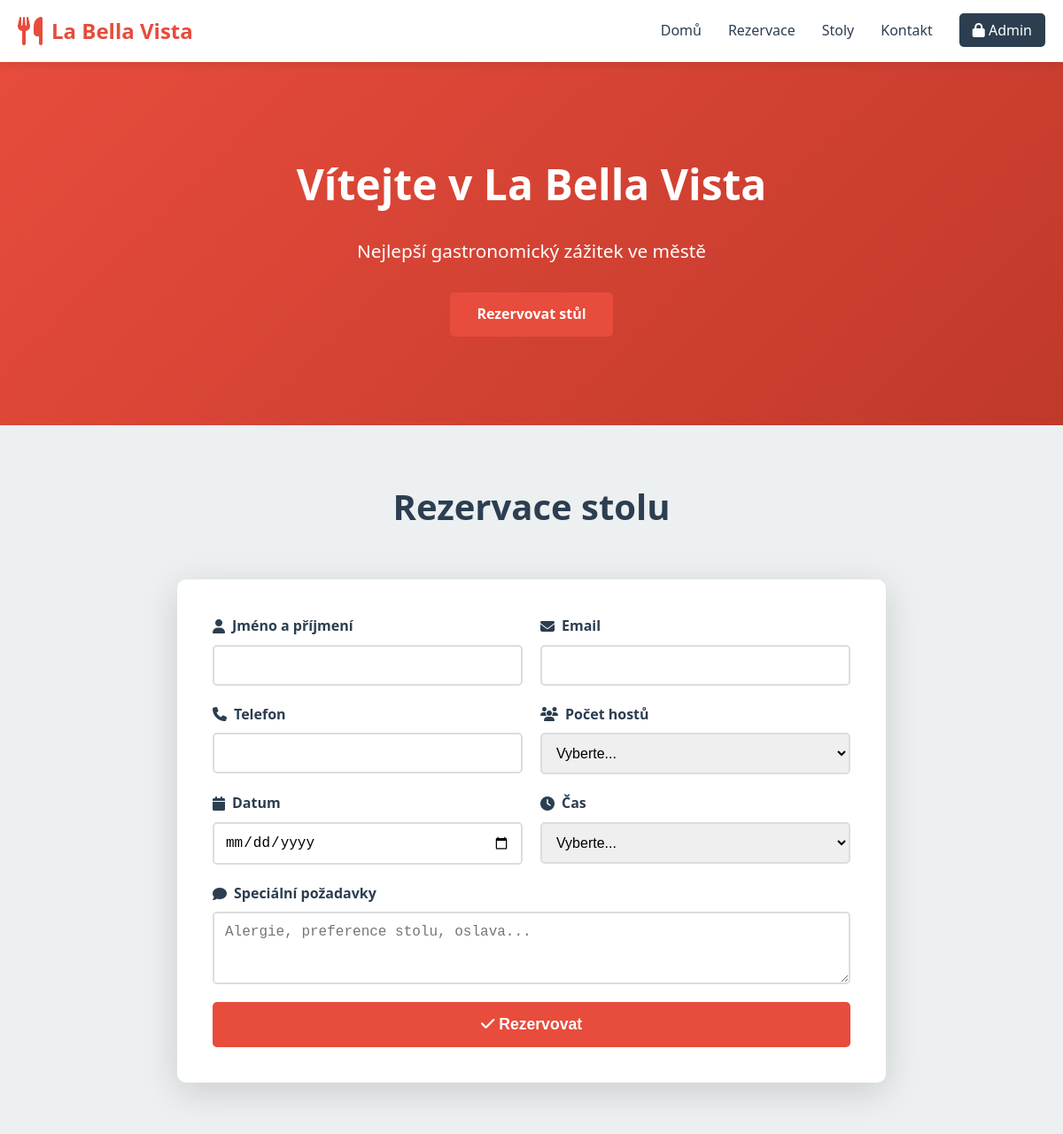
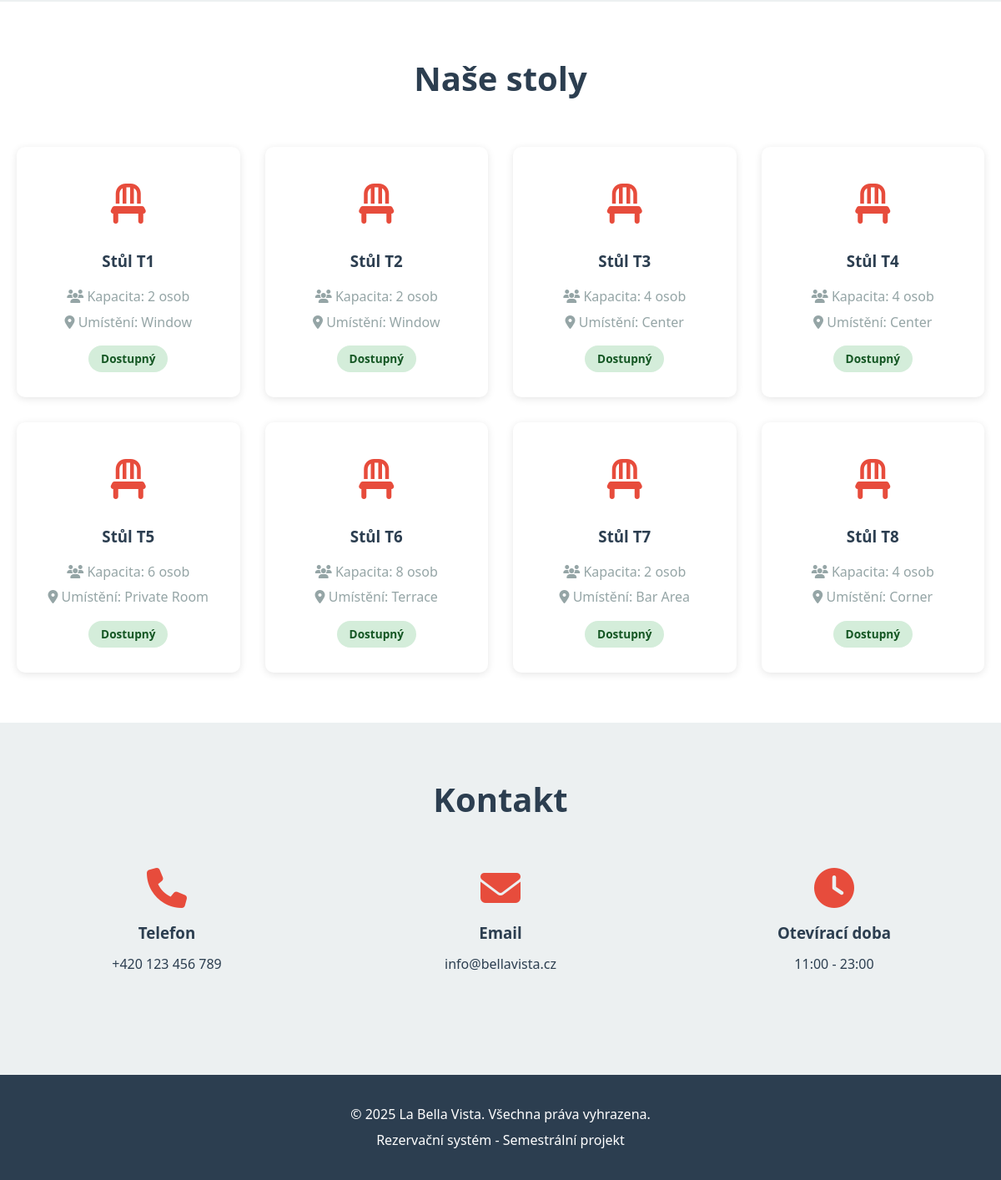
The page / on the database its author committed (2 pictures, top to bottom).
### tables this page shows
CREATE TABLE IF NOT EXISTS tables (
    id INT AUTO_INCREMENT PRIMARY KEY,
    table_number VARCHAR(10) NOT NULL UNIQUE,
    capacity INT NOT NULL,
    location VARCHAR(50),
    status ENUM('available', 'reserved', 'occupied') DEFAULT 'available',
    created_at TIMESTAMP DEFAULT CURRENT_TIMESTAMP
);

### config/config.php (called while the page is built, shortened)
<?php
require_once __DIR__ . '/database.php';
spl_autoload_register(function ($class) {
    $paths = [
        __DIR__ . '/../src/Models/',
        __DIR__ . '/../src/Controllers/',
    ];
    foreach ($paths as $path) {
        $file = $path . $class . '.php';
        if (file_exists($file)) {
            break;
        }
    }
});

### config/database.php (called while the page is built, shortened)
<?php
class Database {
    private static $instance = null;
    private $connection;
    private function __construct() {
        try {
            $dsn = "mysql:host=" . DB_HOST . ";dbname=" . DB_NAME . ";charset=" . DB_CHARSET;
            $options = [
                PDO::ATTR_ERRMODE => PDO::ERRMODE_EXCEPTION,
                PDO::ATTR_DEFAULT_FETCH_MODE => PDO::FETCH_ASSOC,
                PDO::ATTR_EMULATE_PREPARES => false,
            ];
            $this->connection = new PDO($dsn, DB_USER, DB_PASS, $options);
        } catch (PDOException $e) {
            die("Connection failed: " . $e->getMessage());
        }
    }
    public static function getInstance() {
        if (self::$instance === null) {
            self::$instance = new self();
        }
        return self::$instance;
    }
    public function getConnection() {
        return $this->connection;
    }
}

### src/Models/Table.php (called while the page is built, shortened)
<?php
class Table {
    private $db;
    public function __construct() {
        $this->db = Database::getInstance()->getConnection();
    }
    public function getAll() {
        $stmt = $this->db->query("SELECT * FROM tables ORDER BY table_number");
        return $stmt->fetchAll();
    }
}

### public/index.php (the view, shortened to what this page needs)
<?php
require_once __DIR__ . '/../config/config.php';
$tableModel = new Table();
$allTables = $tableModel->getAll();
?>
<!DOCTYPE html>
<html lang="cs">
<head>
    <link rel="stylesheet" href="css/style.css">
    <link rel="stylesheet" href="https://cdnjs.cloudflare.com/ajax/libs/font-awesome/6.4.0/css/all.min.css">
</head>
<body>
    <nav class="navbar">
        <div class="container">
            <div class="nav-brand">
                <i class="fas fa-utensils"></i>
                <span><?php echo RESTAURANT_NAME; ?></span>
            </div>
            <ul class="nav-menu">
                <li><a href="#home">Domů</a></li>
                <li><a href="#reservation">Rezervace</a></li>
                <li><a href="#tables">Stoly</a></li>
                <li><a href="#contact">Kontakt</a></li>
                <li><a href="../admin" class="admin-link"><i class="fas fa-lock"></i> Admin</a></li>
            </ul>
        </div>
    </nav>
    <section id="home" class="hero">
        <div class="hero-content">
            <h1>Vítejte v <?php echo RESTAURANT_NAME; ?></h1>
            <p>Nejlepší gastronomický zážitek ve městě</p>
            <a href="#reservation" class="btn btn-primary">Rezervovat stůl</a>
        </div>
    </section>
    <section id="reservation" class="section">
        <div class="container">
            <h2 class="section-title">Rezervace stolu</h2>
            <div class="reservation-form-wrapper">
                <form method="POST" class="reservation-form">
                    <div class="form-row">
                        <div class="form-group">
                            <label for="customer_name">
                                <i class="fas fa-user"></i> Jméno a příjmení
                            </label>
                            <input type="text" id="customer_name" name="customer_name" required>
                        </div>
                        <div class="form-group">
                            <label for="customer_email">
                                <i class="fas fa-envelope"></i> Email
                            </label>
                            <input type="email" id="customer_email" name="customer_email" required>
                        </div>
                    </div>
                    <div class="form-row">
                        <div class="form-group">
                            <label for="customer_phone">
                                <i class="fas fa-phone"></i> Telefon
                            </label>
                            <input type="tel" id="customer_phone" name="customer_phone" required>
                        </div>
                        <div class="form-group">
                            <label for="guest_count">
                                <i class="fas fa-users"></i> Počet hostů
                            </label>
                            <select id="guest_count" name="guest_count" required>
                                <option value="">Vyberte...</option>
                            </select>
                        </div>
                    </div>
                    <div class="form-row">
                        <div class="form-group">
                            <label for="reservation_date">
                                <i class="fas fa-calendar"></i> Datum
                            </label>
                            <input type="date" id="reservation_date" name="reservation_date"
                                   min="<?php echo date('Y-m-d'); ?>" required>
                        </div>
                        <div class="form-group">
                            <label for="reservation_time">
                                <i class="fas fa-clock"></i> Čas
                            </label>
                            <select id="reservation_time" name="reservation_time" required>
                                <option value="">Vyberte...</option>
                            </select>
                        </div>
                    </div>
                    <div class="form-group">
                        <label for="special_requests">
                            <i class="fas fa-comment"></i> Speciální požadavky
                        </label>
                        <textarea id="special_requests" name="special_requests" rows="3"
                                  placeholder="Alergie, preference stolu, oslava..."></textarea>
                    </div>
                    <button type="submit" class="btn btn-primary btn-large">
                        <i class="fas fa-check"></i> Rezervovat
                    </button>
                </form>
            </div>
        </div>
    </section>
    <section id="tables" class="section section-gray">
        <div class="container">
            <h2 class="section-title">Naše stoly</h2>
            <div class="tables-grid">
                <?php foreach ($allTables as $table): ?>
                    <div class="table-card">
                        <div class="table-icon">
                            <i class="fas fa-chair"></i>
                        </div>
                        <h3>Stůl <?php echo htmlspecialchars($table['table_number']); ?></h3>
                        <div class="table-info">
                            <p><i class="fas fa-users"></i> Kapacita: <?php echo $table['capacity']; ?> osob</p>
                            <p><i class="fas fa-map-marker-alt"></i> Umístění: <?php echo htmlspecialchars($table['location']); ?></p>
                        </div>
                        <span class="table-status status-<?php echo $table['status']; ?>">
                            <?php
                            $statusText = [
                                'available' => 'Dostupný',
                                'reserved' => 'Rezervovaný',
                                'occupied' => 'Obsazený'
                            ];
                            echo $statusText[$table['status']] ?? $table['status'];
                            ?>
                        </span>
                    </div>
                <?php endforeach; ?>
            </div>
        </div>
    </section>
    <section id="contact" class="section">
        <div class="container">
            <h2 class="section-title">Kontakt</h2>
            <div class="contact-info">
                <div class="contact-item">
                    <i class="fas fa-phone"></i>
                    <h3>Telefon</h3>
                    <p><?php echo RESTAURANT_PHONE; ?></p>
                </div>
                <div class="contact-item">
                    <i class="fas fa-envelope"></i>
                    <h3>Email</h3>
                    <p><?php echo RESTAURANT_EMAIL; ?></p>
                </div>
                <div class="contact-item">
                    <i class="fas fa-clock"></i>
                    <h3>Otevírací doba</h3>
                    <p><?php echo OPENING_TIME; ?> - <?php echo CLOSING_TIME; ?></p>
                </div>
            </div>
        </div>
    </section>
    <footer class="footer">
        <div class="container">
            <p>&copy; <?php echo date('Y'); ?> <?php echo RESTAURANT_NAME; ?>. Všechna práva vyhrazena.</p>
            <p>Rezervační systém - Semestrální projekt</p>
        </div>
    </footer>
</body>
</html>

### public/css/style.css (style rules this page uses)
* { margin: 0; padding: 0; box-sizing: border-box; }
:root { --primary: #e74c3c; --primary-dark: #c0392b; --secondary: #34495e; --success: #27ae60; --warning: #f39c12; --danger: #e74c3c; --info: #3498db; --light: #ecf0f1; --dark: #2c3e50; --gray: #95a5a6; --white: #ffffff; --shadow: 0 2px 10px rgba(0, 0, 0, 0.1); --shadow-lg: 0 10px 40px rgba(0, 0, 0, 0.15); }
body { font-family: 'Segoe UI', Tahoma, Geneva, Verdana, sans-serif; line-height: 1.6; color: var(--dark); background: var(--light); }
.container { max-width: 1200px; margin: 0 auto; padding: 0 20px; }
.navbar { background: var(--white); box-shadow: var(--shadow); position: sticky; top: 0; z-index: 1000; }
.navbar .container { display: flex; justify-content: space-between; align-items: center; padding: 1rem 20px; }
.nav-brand { display: flex; align-items: center; gap: 10px; font-size: 1.5rem; font-weight: bold; color: var(--primary); }
.nav-brand i { font-size: 2rem; }
.nav-menu { display: flex; list-style: none; gap: 30px; }
.nav-menu a { text-decoration: none; color: var(--dark); font-weight: 500; transition: color 0.3s; }
.nav-menu .admin-link { background: var(--dark); color: var(--white); padding: 8px 15px; border-radius: 5px; }
.hero { background: linear-gradient(135deg, var(--primary) 0%, var(--primary-dark) 100%); color: var(--white); padding: 100px 0; text-align: center; }
.hero-content h1 { font-size: 3rem; margin-bottom: 20px; }
.hero-content p { font-size: 1.3rem; margin-bottom: 30px; }
.section { padding: 60px 0; }
.section-gray { background: var(--white); }
.section-title { text-align: center; font-size: 2.5rem; margin-bottom: 50px; color: var(--dark); }
.btn { display: inline-block; padding: 12px 30px; text-decoration: none; border: none; border-radius: 5px; cursor: pointer; font-size: 1rem; font-weight: 600; transition: all 0.3s; text-align: center; }
.btn-primary { background: var(--primary); color: var(--white); }
.btn-large { padding: 15px 40px; font-size: 1.1rem; }
.reservation-form-wrapper { max-width: 800px; margin: 0 auto; background: var(--white); padding: 40px; border-radius: 10px; box-shadow: var(--shadow-lg); }
.form-row { display: grid; grid-template-columns: repeat(auto-fit, minmax(250px, 1fr)); gap: 20px; margin-bottom: 20px; }
.form-group { display: flex; flex-direction: column; }
.form-group label { font-weight: 600; margin-bottom: 8px; color: var(--dark); display: flex; align-items: center; gap: 8px; }
.form-group input, .form-group select, .form-group textarea { padding: 12px; border: 2px solid #ddd; border-radius: 5px; font-size: 1rem; transition: border 0.3s; }
.reservation-form button[type="submit"] { width: 100%; margin-top: 20px; }
.tables-grid { display: grid; grid-template-columns: repeat(auto-fill, minmax(250px, 1fr)); gap: 30px; }
.table-card { background: var(--white); padding: 30px; border-radius: 10px; box-shadow: var(--shadow); text-align: center; transition: transform 0.3s; }
.table-icon { font-size: 3rem; color: var(--primary); margin-bottom: 15px; }
.table-card h3 { margin-bottom: 15px; color: var(--dark); }
.table-info { margin-bottom: 15px; }
.table-info p { margin: 5px 0; color: var(--gray); }
.table-status { display: inline-block; padding: 5px 15px; border-radius: 20px; font-size: 0.85rem; font-weight: 600; }
.status-available { background: #d4edda; color: #155724; }
.contact-info { display: grid; grid-template-columns: repeat(auto-fit, minmax(300px, 1fr)); gap: 40px; text-align: center; }
.contact-item i { font-size: 3rem; color: var(--primary); margin-bottom: 15px; }
.contact-item h3 { margin-bottom: 10px; color: var(--dark); }
.footer { background: var(--dark); color: var(--white); text-align: center; padding: 30px 0; margin-top: 60px; }
.footer p { margin: 5px 0; }

### rows shown on the page
tables: table_number "T1", capacity "2", location "Window", status "Dostupný"
tables: table_number "T2", capacity "2", location "Window", status "Dostupný"
tables: table_number "T3", capacity "4", location "Center", status "Dostupný"
tables: table_number "T4", capacity "4", location "Center", status "Dostupný"
tables: table_number "T5", capacity "6", location "Private Room", status "Dostupný"
tables: table_number "T6", capacity "8", location "Terrace", status "Dostupný"
tables: table_number "T7", capacity "2", location "Bar Area", status "Dostupný"
tables: table_number "T8", capacity "4", location "Corner", status "Dostupný"

### other values the page prints
RESTAURANT_NAME "La Bella Vista"
RESTAURANT_PHONE "+420 123 456 789"
RESTAURANT_EMAIL "info@bellavista.cz"
OPENING_TIME "11:00"
CLOSING_TIME "23:00"
